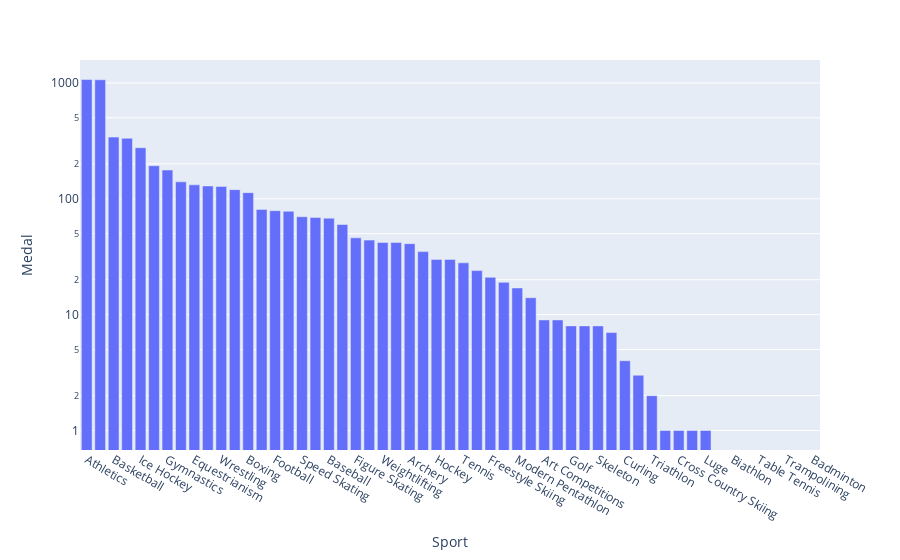

The code cell stored with this chart in its notebook:
### Code cell
import plotly_express as px

#groups and count

# from df_USA groups  sport medal and sort by medal
medal_USA = df_USA[['Sport','Medal']].groupby("Sport").count().reset_index().sort_values(by="Medal", ascending= False)


fig = px.bar(medal_USA, x= "Sport", y="Medal", log_y=True) #making logaretmic might be confusing 

fig.show()

### Figure 1 — Plotly figure (JSON) as saved in the notebook; plotly's stock layout.template omitted (floating-point values rounded to 4 significant figures)
{"data": [{"alignmentgroup": "True", "hovertemplate": "Sport=%{x}<br>Medal=%{y}<extra></extra>", "legendgroup": "", "marker": {"color": "#636efa", "pattern": {"shape": ""}}, "name": "", "offsetgroup": "", "orientation": "v", "showlegend": false, "textposition": "auto", "type": "bar", "x": ["Athletics", "Swimming", "Basketball", "Rowing", "Ice Hockey", "Shooting", "Gymnastics", "Diving", "Equestrianism", "Water Polo", "Wrestling", "Volleyball", "Boxing", "Sailing", "Football", "Cycling", "Speed Skating", "Fencing", "Baseball", "Softball", "Figure Skating", "Alpine Skiing", "Weightlifting", "Short Track Speed Skating", "Archery", "Rugby", "Hockey", "Synchronized Swimming", "Tennis", "Snowboarding", "Freestyle Skiing", "Canoeing", "Modern Pentathlon", "Judo", "Art Competitions", "Taekwondo", "Golf", "Polo", "Skeleton", "Nordic Combined", "Curling", "Roque", "Triathlon", "Ski Jumping", "Cross Country Skiing", "Jeu De Paume", "Luge", "Handball", "Biathlon", "Rugby Sevens", "Table Tennis", "Rhythmic Gymnastics", "Trampolining", "Tug-Of-War", "Badminton"], "xaxis": "x", "y": [1071, 1066, 341, 333, 276, 193, 177, 140, 132, 129, 128, 120, 113, 81, 79, 78, 70, 69, 68, 60, 46, 44, 42, 42, 41, 35, 30, 30, 28, 24, 21, 19, 17, 14, 9, 9, 8, 8, 8, 7, 4, 3, 2, 1, 1, 1, 1, 0, 0, 0, 0, 0, 0, 0, 0], "yaxis": "y"}], "layout": {"barmode": "relative", "legend": {"tracegroupgap": 0}, "margin": {"t": 60}, "xaxis": {"anchor": "y", "domain": [0, 1], "title": {"text": "Sport"}}, "yaxis": {"anchor": "x", "domain": [0, 1], "title": {"text": "Medal"}, "type": "log"}}}
